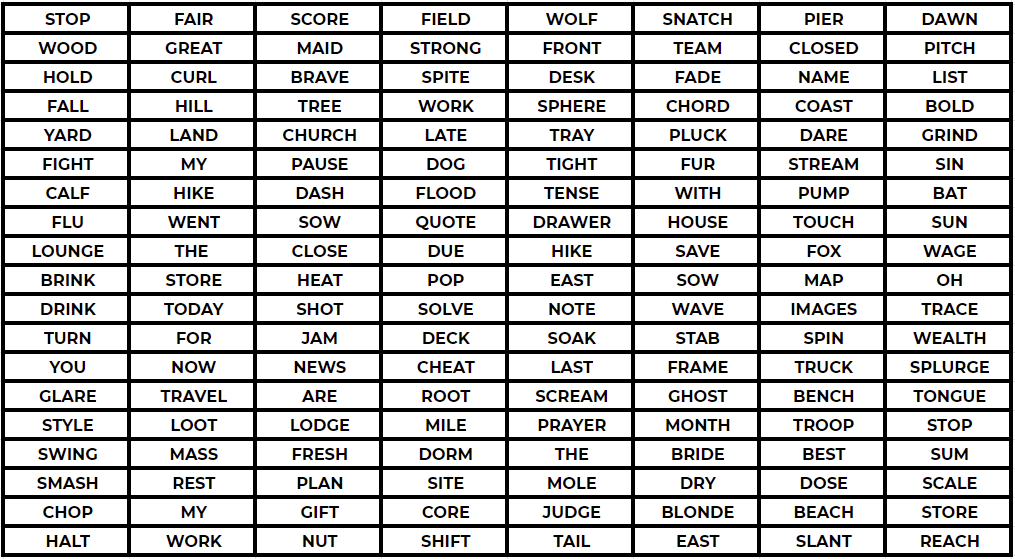
#> input picture 10 - working with images/word_matrix.png, 1015 x 559 px
$ jupyter execute Image-Exercise.ipynb
#> lines starting #> are read from the running program, lines starting #| are printed output that depends on the picture
# Image Exercise

In the folder "Working with Images" (same folder this notebook is located in) there are two images we will be working with:
* word_matrix.png
* mask.png

The word_matrix is a .png image that contains a spreadsheet of words with a hidden message in it.

Your task is to use the mask.png image to reveal the hidden message inside the word_matrix.png. Keep in mind, you may need to make changes to the mask.png in order for this to work. That is all we'll say for now, since we really want you to discover this on your own!

This exercise is more open-ended, so we won't guide you with the steps, instead, letting you explore and figure things out on your own as you would in a real world situation. However, if you get stuck, you can always view the solutions video or notebook for guidance. Best of luck!

[cell 1]
from PIL import Image

[cell 2]
words = Image.open('word_matrix.png')
#> words is the input picture: PIL image 1015x559 RGBA; mean R, G, B, A 192.9, 192.7, 192.7, 255
words

[cell 3]
masks = Image.open('mask.png')
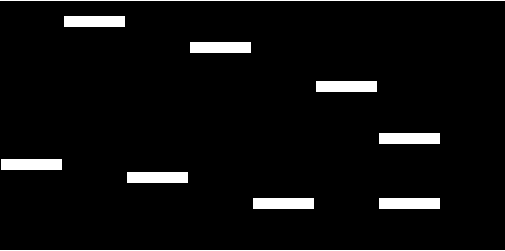
#> input picture 10 - working with images/mask.png, 505 x 251 px
#> masks is the input picture: PIL image 505x251 RGBA; mean R, G, B, A 12.8, 12.8, 12.8, 255
masks

[cell 4]
words.size
#> Out = (1015, 559)

[cell 5]
masks.size
#> Out = (505, 251)

[cell 6]
masks = masks.resize((1015,559))
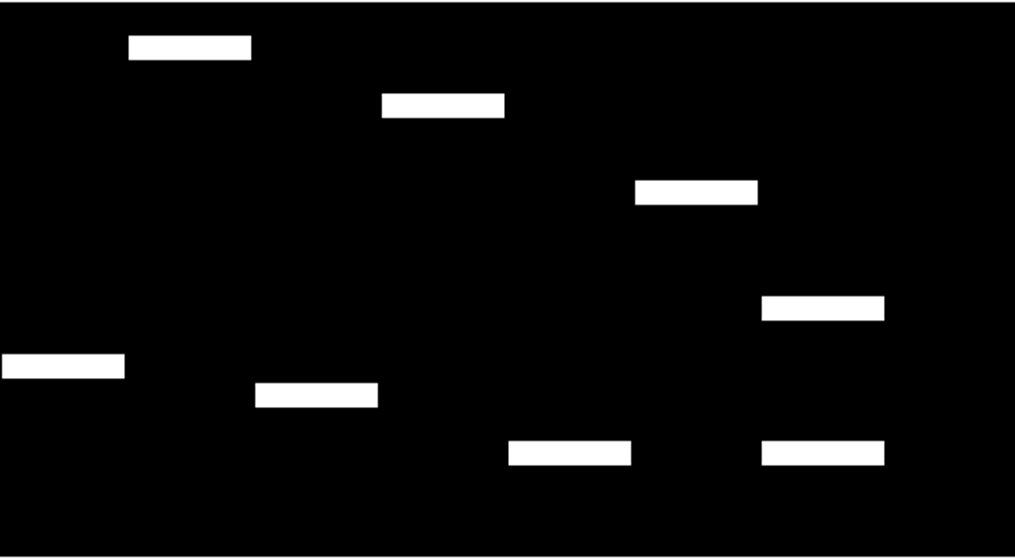
#> masks: PIL image 1015x559 RGBA; mean R, G, B, A 12.9, 12.9, 12.9, 255
masks.size
#> Out = (1015, 559)

[cell 7]
masks.putalpha(100)
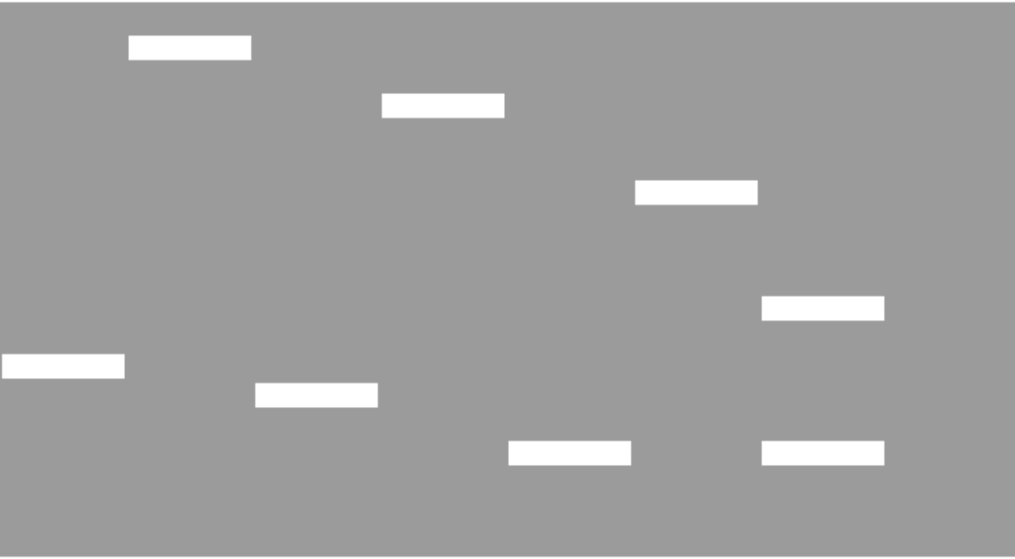
#> masks: PIL image 1015x559 RGBA; mean R, G, B, A 12.9, 12.9, 12.9, 100; transparent parts drawn white
masks

[cell 8]
words.paste(masks,(0,0),masks)
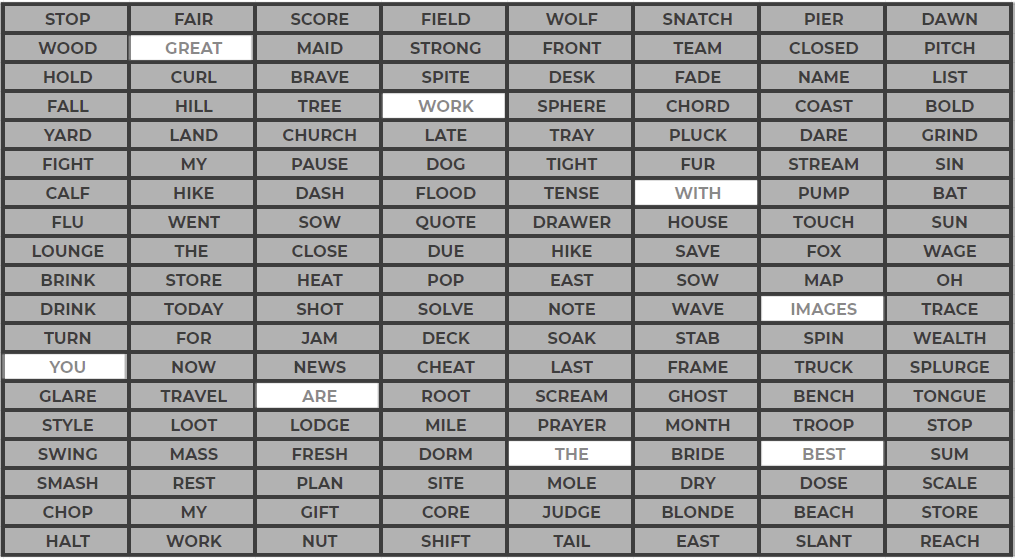
#> words: PIL image 1015x559 RGBA; mean R, G, B, A 122.3, 122.2, 122.2, 194; transparent parts drawn white
